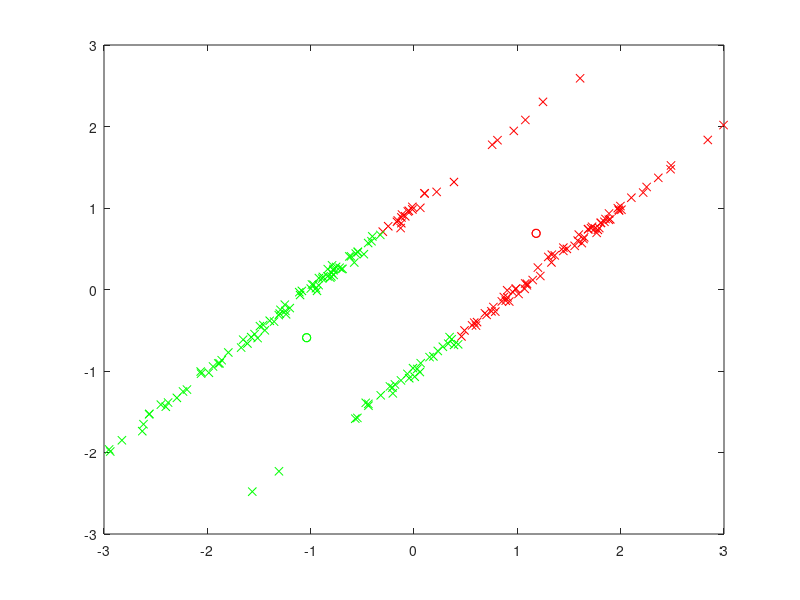

This figure's MATLAB source:
%% k-Means Prototype
%  -----------------
% (Only for demo purposes!)
% For the interested reader: Allow for more prototypes

close all
clear all

N=100;
X1=mvnrnd([-1 0],[0 1]*[0 1]'+0.001*eye(2),N)';
X2=mvnrnd([1 0],[0 1]*[0 1]'+0.001*eye(2),N)';
X = [X1 X2]; %More complicated dataset
%X = [-1 -1 -1 1 1 1; -1 0 1 -1 0 1]; %Simple dataset


%p = [-0.5 0.5; 0 0];
p = [1 1; 0.5 -0.5];

figure(1);
for cnt=1:20
   %Just plot stuff
   plot(X(1,:),X(2,:),'kx')
   axis([-3 3 -3 3]);hold on;
   plot(p(1,1),p(2,1),'ro')
   plot(p(1,2),p(2,2),'go')
   hold off;
   
   %Find nearest prototype! (Phase 1)
   [D,I] = pdist2(p',X','euclidean','Smallest',1);
   ind1 = (I==1); %Cluster 1
   ind2 = (I==2); %Cluster 2
   pause(0.1);
    
   %Just plot stuff
   plot(X(1,ind1),X(2,ind1),'rx')
   axis([-3 3 -3 3]);hold on;
   plot(X(1,ind2),X(2,ind2),'gx')
   plot(p(1,1),p(2,1),'ro')
   plot(p(1,2),p(2,2),'go')
   pause(0.1);
   
   %Calc new prototypes(Phase 2)
   p(:,1) = mean(X(:,ind1),2);
   p(:,2) = mean(X(:,ind2),2);
   
   %Just plot stuff
   plot(p(1,1),p(2,1),'ro')
   plot(p(1,2),p(2,2),'go')
   hold off;
   pause(0.1);
end
